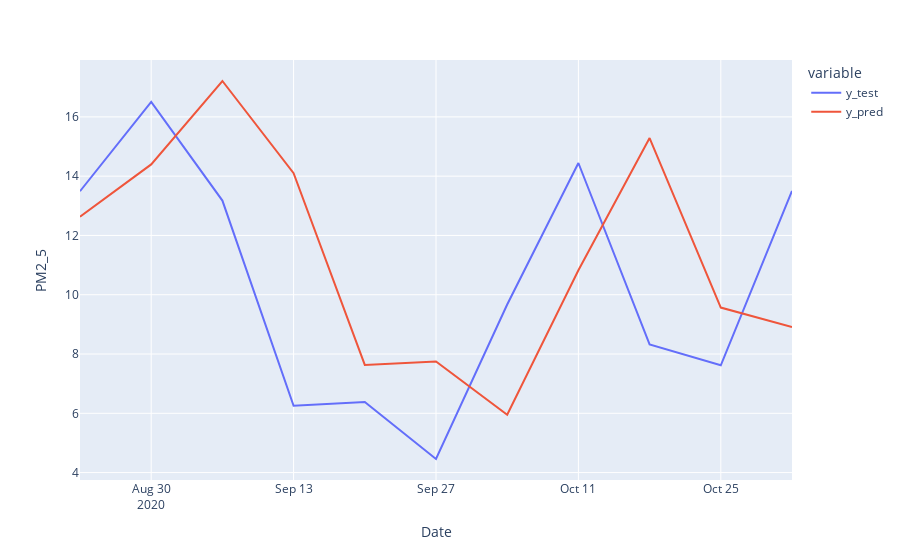

The notebook cell this image was saved under:
### Code cell
fig = px.line(df_pred_test,labels={"value":"PM2_5"})
fig.show()

### Figure 1 — Plotly figure (JSON) as saved in the notebook; plotly's stock layout.template omitted (floating-point values rounded to 4 significant figures)
{"data": [{"hovertemplate": "variable=y_test<br>Date=%{x}<br>PM2_5=%{y}<extra></extra>", "legendgroup": "y_test", "line": {"color": "#636efa", "dash": "solid"}, "marker": {"symbol": "circle"}, "mode": "lines", "name": "y_test", "orientation": "v", "showlegend": true, "type": "scatter", "x": ["2020-08-23T00:00:00+06:30", "2020-08-30T00:00:00+06:30", "2020-09-06T00:00:00+06:30", "2020-09-13T00:00:00+06:30", "2020-09-20T00:00:00+06:30", "2020-09-27T00:00:00+06:30", "2020-10-04T00:00:00+06:30", "2020-10-11T00:00:00+06:30", "2020-10-18T00:00:00+06:30", "2020-10-25T00:00:00+06:30", "2020-11-01T00:00:00+06:30"], "xaxis": "x", "y": [13.49, 16.5, 13.18, 6.256, 6.378, 4.458, 9.671, 14.44, 8.325, 7.621, 13.5], "yaxis": "y"}, {"hovertemplate": "variable=y_pred<br>Date=%{x}<br>PM2_5=%{y}<extra></extra>", "legendgroup": "y_pred", "line": {"color": "#EF553B", "dash": "solid"}, "marker": {"symbol": "circle"}, "mode": "lines", "name": "y_pred", "orientation": "v", "showlegend": true, "type": "scatter", "x": ["2020-08-23T00:00:00+06:30", "2020-08-30T00:00:00+06:30", "2020-09-06T00:00:00+06:30", "2020-09-13T00:00:00+06:30", "2020-09-20T00:00:00+06:30", "2020-09-27T00:00:00+06:30", "2020-10-04T00:00:00+06:30", "2020-10-11T00:00:00+06:30", "2020-10-18T00:00:00+06:30", "2020-10-25T00:00:00+06:30", "2020-11-01T00:00:00+06:30"], "xaxis": "x", "y": [12.63, 14.4, 17.21, 14.1, 7.633, 7.748, 5.953, 10.83, 15.29, 9.567, 8.909], "yaxis": "y"}], "layout": {"legend": {"title": {"text": "variable"}, "tracegroupgap": 0}, "margin": {"t": 60}, "xaxis": {"anchor": "y", "domain": [0, 1], "title": {"text": "Date"}}, "yaxis": {"anchor": "x", "domain": [0, 1], "title": {"text": "PM2_5"}}}}
